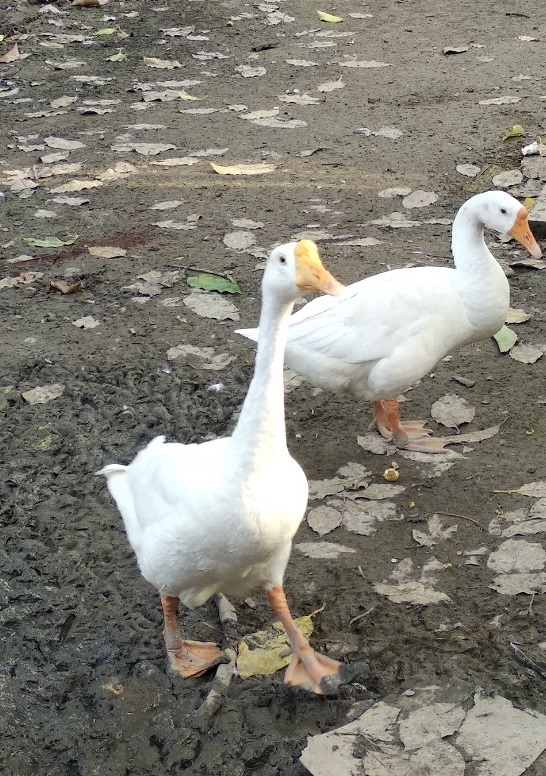
#> input picture image/swans.jpg, 546 x 776 px, found by its file name
$ python ex6.py
#> lines starting #> are read from the running program, lines starting #| are printed output that depends on the picture; after the words box and inside, x2 and y2 are one past the last pixel; in counts of white or black regions, pixels touching at a corner belong together
import numpy as np
from skimage import img_as_ubyte
from skimage.metrics import peak_signal_noise_ratio as compare_psnr
from PIL import Image, ImageEnhance
import matplotlib.pylab as pylab
import os

image_path = r"image\swans.jpg"

def plot_image(image, title=''):
    pylab.title(title, size=14)
    pylab.imshow(image, cmap='gray') # Gray 이미지이므로 cmap='gray' 설정
    pylab.axis('off')

def plot_hist(image, title=''): # Gray 이미지 히스토그램 처리
    img_array = np.array(image).ravel()
    pylab.hist(img_array, bins=256, range=(0, 256), color='gray')
    pylab.xlabel('Pixel values', size=10)
    pylab.ylabel('Frequency', size=10)
    pylab.title(title, size=12)

try:
    im_original = Image.open(image_path).convert('L')
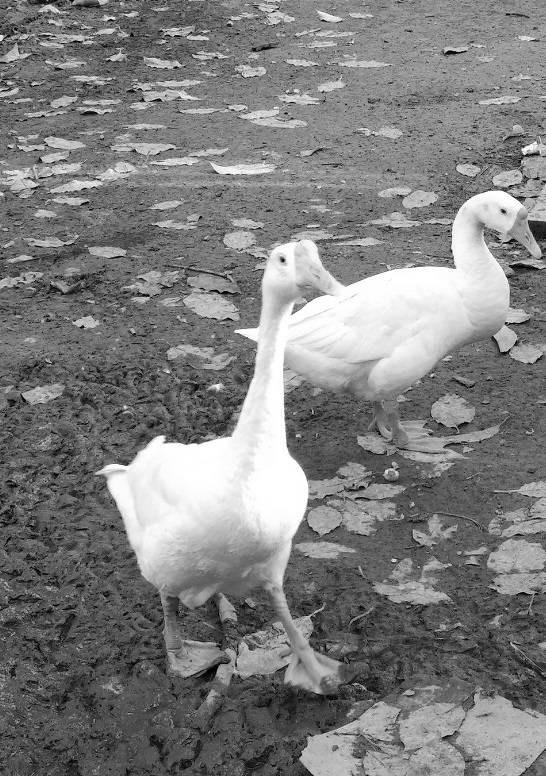
#> im_original: PIL image 546x776 L; min 0, max 255, mean 126.6

    pylab.figure(figsize=(8, 6))
    plot_hist(im_original, 'Histogram of Original Grayscale Image')
    pylab.show()

    pylab.figure(figsize=(16, 12))
    pylab.subplot(221), plot_image(im_original, 'Original Grayscale Image')

    for i, th in enumerate([100, 150, 200]):
        im_binary = im_original.point(lambda x: 255 if x > th else 0)
        pylab.subplot(2, 2, i + 2),
        plot_image(im_binary, f'Binary Image (Threshold={th})')
#> this loop made 3 passes
#> pass 1, `im_binary = im_original.point(lambda x: 255 if x > th else 0)`:
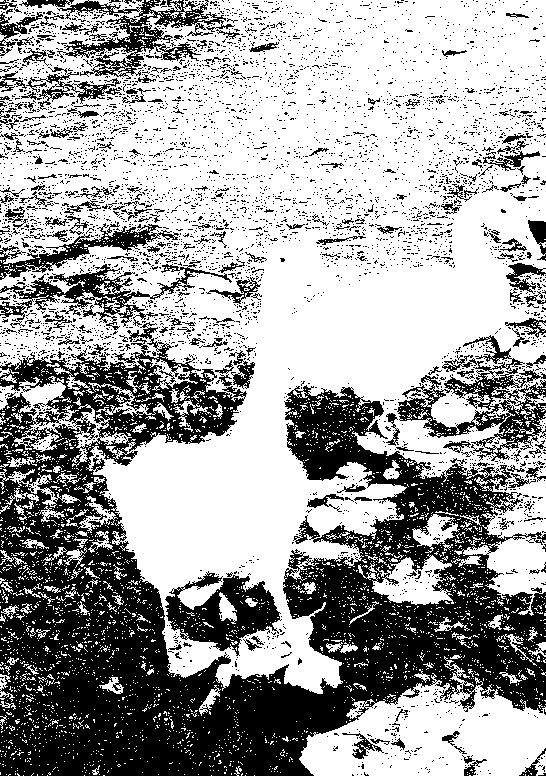
#> im_binary: PIL image 546x776 L; 63.6% white; 4799 black regions (4577 under 20 px), largest, box (x1, y1, x2, y2) and area: (0, 322, 546, 776) 107473, (397, 335, 546, 461) 5474, (165, 571, 282, 656) 4717
#> pass 2, `im_binary = im_original.point(lambda x: 255 if x > th else 0)`:
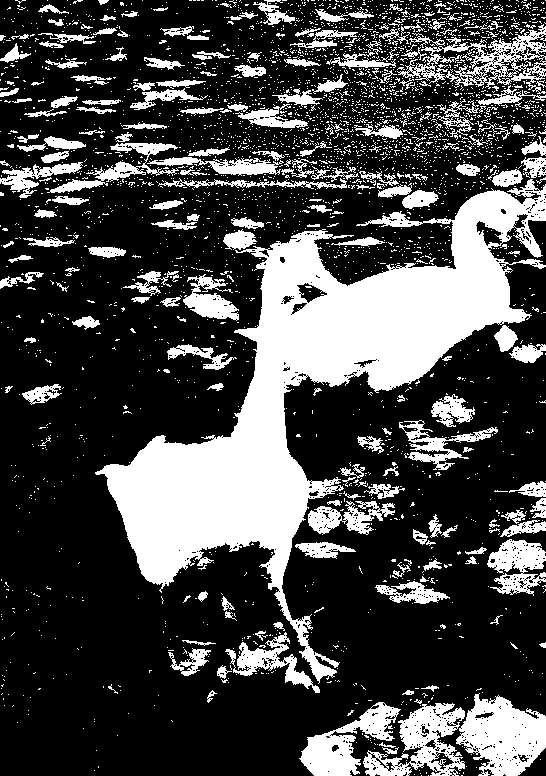
#> im_binary: PIL image 546x776 L; 28% white; 3432 white regions (3208 under 20 px), largest, box (x1, y1, x2, y2) and area: (95, 179, 546, 684) 57571, (456, 693, 546, 776) 4737, (363, 703, 465, 776) 3404
#> pass 3, `im_binary = im_original.point(lambda x: 255 if x > th else 0)`:
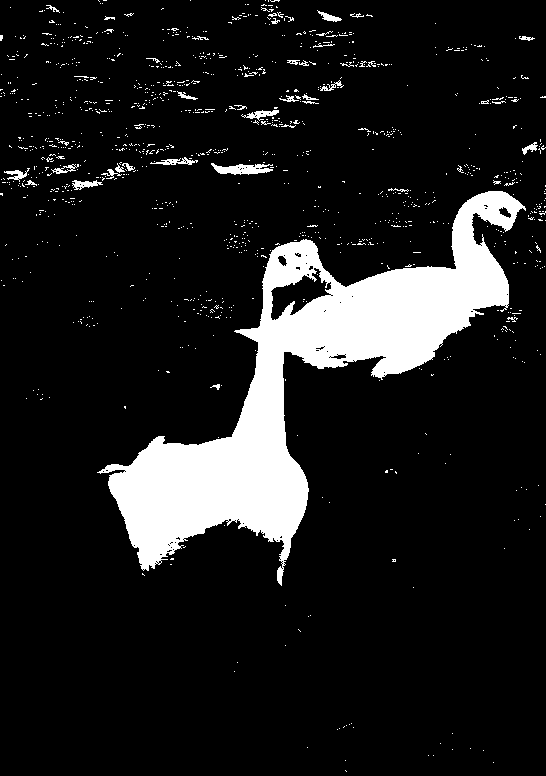
#> im_binary: PIL image 546x776 L; 11.6% white; 1119 white regions (1076 under 20 px), largest, box (x1, y1, x2, y2) and area: (97, 191, 526, 586) 43875, (211, 163, 273, 175) 450, (241, 110, 279, 121) 178
    pylab.tight_layout()
    pylab.show()

except FileNotFoundError as e:
    print(f"오류: 파일을 찾을 수 없습니다: {e.filename}")
except Exception as e:
    print(f"예상치 못한 오류가 발생했습니다: {e}")
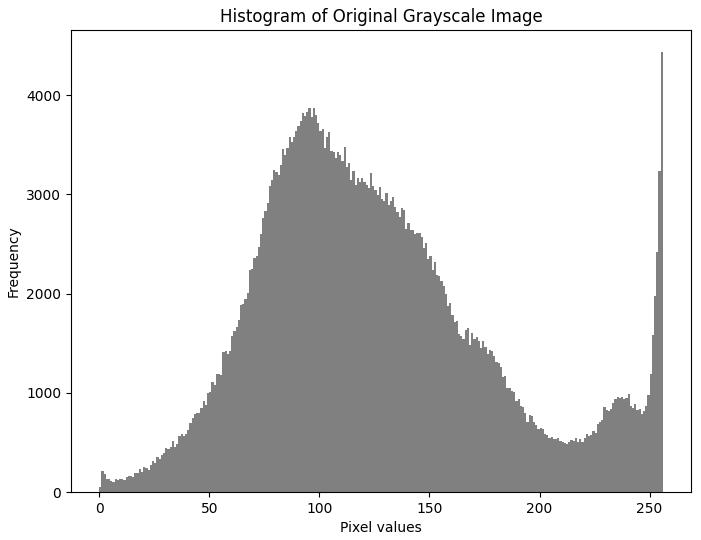
#> figure drawn by matplotlib, 1 panel; tallest bar 4434 high, from x = 255 to 256

$ run again, with image/bisons.jpg copied over image/swans.jpg
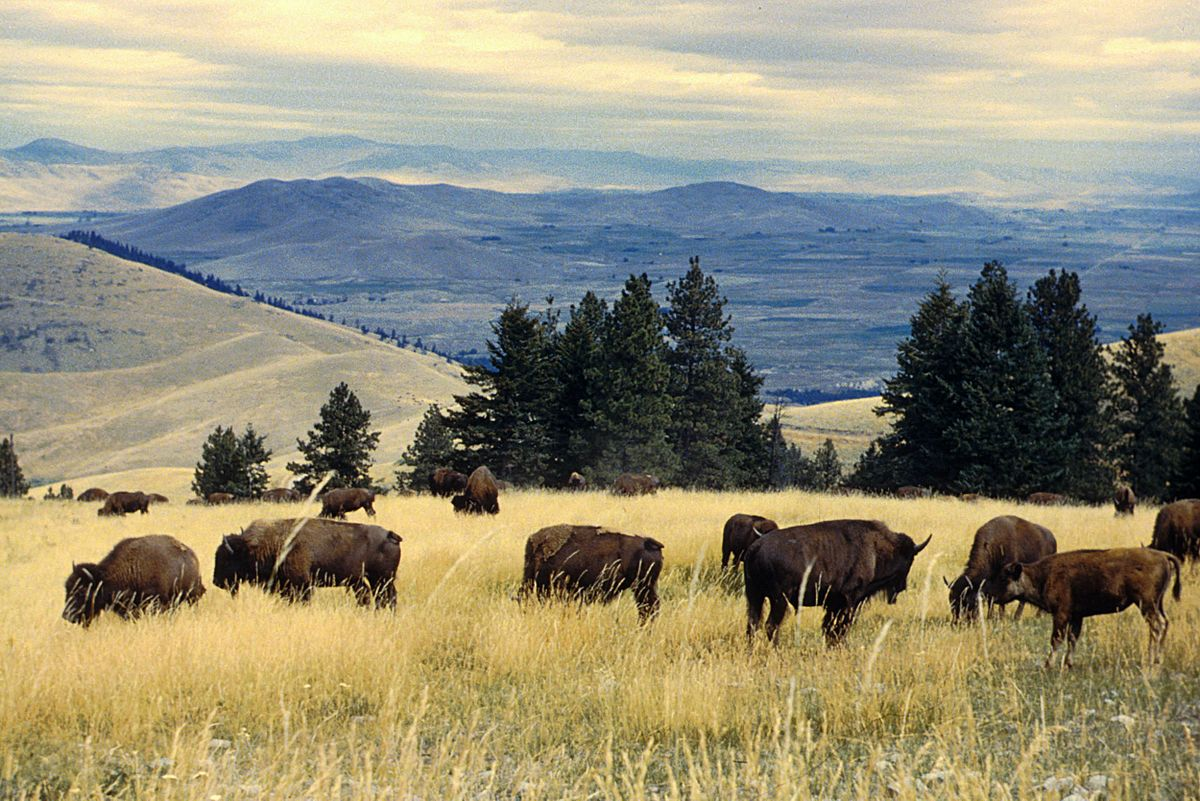
#> input picture image/bisons.jpg, 1200 x 801 px, found by its file name
#> the loop `for i, th in enumerate([100, 150, 200]):` made 3 passes
#> pass 1, `im_binary = im_original.point(lambda x: 255 if x > th else 0)`:
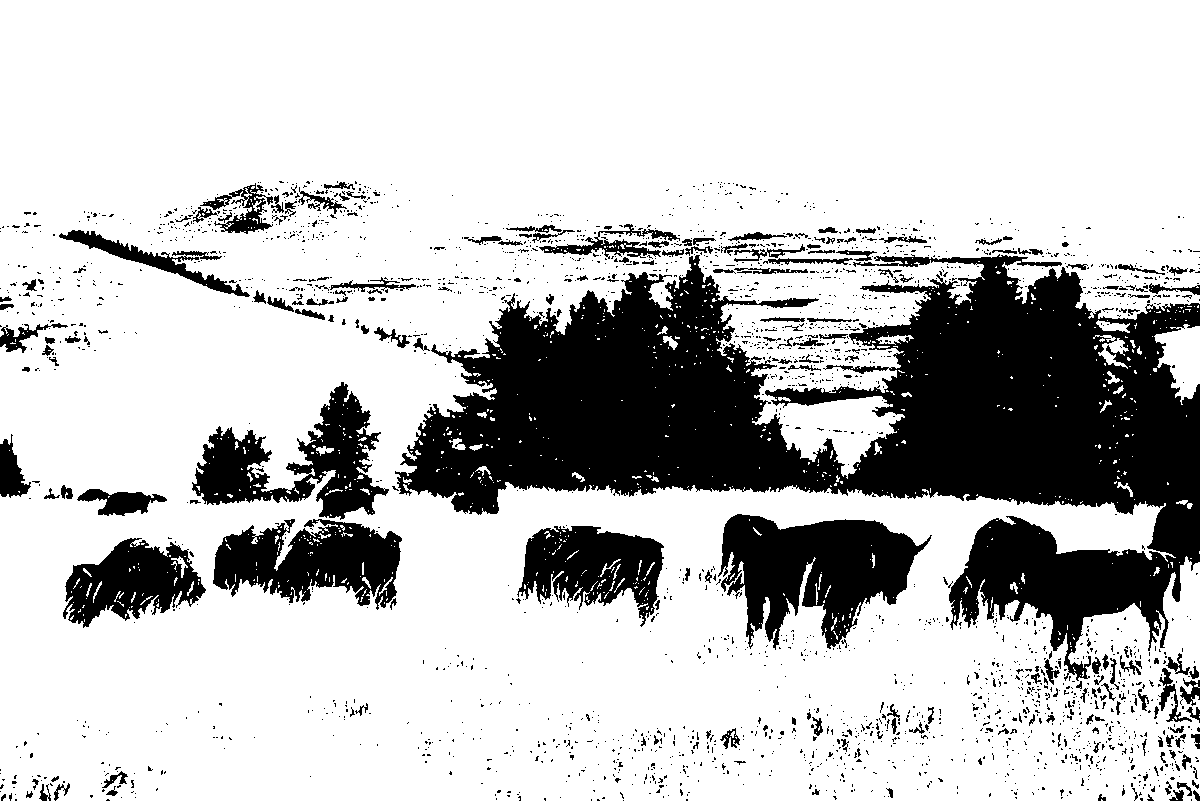
#> im_binary: PIL image 1200x801 L; 76.3% white; 2468 black regions (2260 under 20 px), largest, box (x1, y1, x2, y2) and area: (395, 254, 1200, 681) 145538, (718, 514, 932, 650) 16290, (192, 382, 389, 520) 10731
#> `print(f"예상치 못한 오류가 발생했습니다: {e}")`:
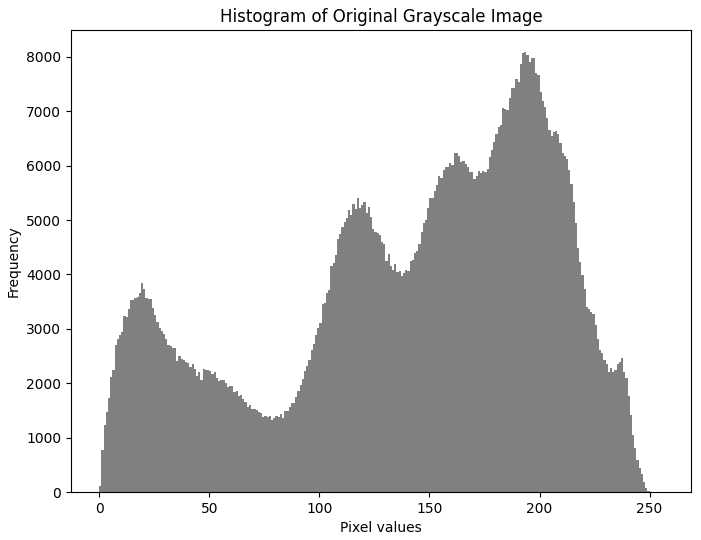
#> figure drawn by matplotlib, 1 panel; tallest bar 8090 high, from x = 193 to 194
